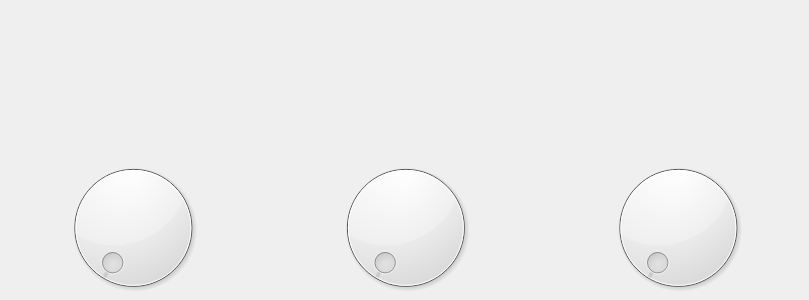
<?xml version="1.0" encoding="UTF-8"?>
<ui version="4.0">
 <class>Form</class>
 <widget class="QWidget" name="Form">
  <property name="geometry">
   <rect>
    <x>0</x>
    <y>0</y>
    <width>809</width>
    <height>300</height>
   </rect>
  </property>
  <property name="windowTitle">
   <string>Form</string>
  </property>
  <widget class="QWidget" name="">
   <property name="geometry">
    <rect>
     <x>0</x>
     <y>0</y>
     <width>811</width>
     <height>301</height>
    </rect>
   </property>
   <layout class="QVBoxLayout" name="verticalLayout">
    <item>
     <widget class="QWidget" name="wave_output" native="true"/>
    </item>
    <item>
     <layout class="QHBoxLayout" name="horizontalLayout">
      <item>
       <widget class="QDial" name="volume"/>
      </item>
      <item>
       <widget class="QDial" name="frequency"/>
      </item>
      <item>
       <widget class="QDial" name="dial_3"/>
      </item>
     </layout>
    </item>
   </layout>
  </widget>
 </widget>
 <resources/>
 <connections/>
</ui>
